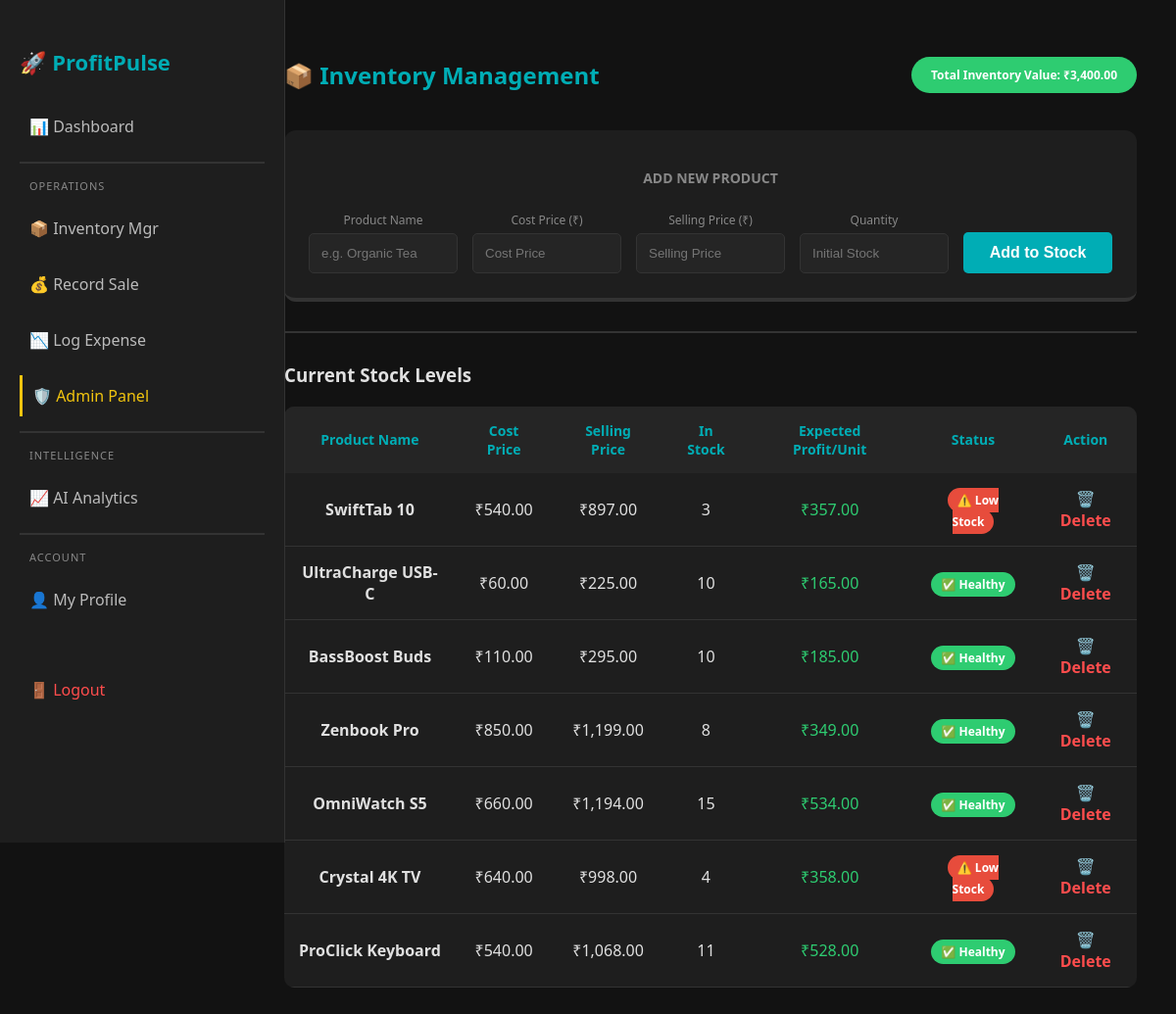
Page /inventory (signed in) on the committed database.
### models.py (models this page shows)
class Product(db.Model):
    id = db.Column(db.Integer, primary_key=True)
    business_id = db.Column(db.Integer, db.ForeignKey('business.id'), nullable=False)
    name = db.Column(db.String(200), nullable=False)
    cost_price = db.Column(db.Float, nullable=False)
    sale_price = db.Column(db.Float, nullable=False)
    stock = db.Column(db.Integer, default=0)

### app.py (the view, shortened to what this page needs)
@app.route('/inventory', methods=['GET', 'POST'])
@jwt_required()
def inventory():
    user_id = int(get_jwt_identity())
    biz_id = get_active_biz_id()
    active_biz = Business.query.get(biz_id)
    current_user = User.query.get(user_id)
    products = Product.query.filter_by(business_id=biz_id).all()
    return render_template('inventory.html',
                           products=products,
                           active_biz=active_biz,
                           user_role=current_user.role)

### app.py (called while the page is built)
def get_active_biz_id():
    biz_id = session.get('active_business_id')
    if not biz_id:
        user_id = get_jwt_identity()
        first_biz = Business.query.filter_by(user_id=user_id).first()
        if first_biz:
            session['active_business_id'] = first_biz.id
            return first_biz.id
    return biz_id

@app.context_processor
def inject_user_role():
    role = None
    try:
        claims = get_jwt()
        role = claims.get('role')
    except Exception:
        role = None
    return dict(user_role=role)

### templates/inventory.html
{% extends "base.html" %}
{% block content %}
<div class="inventory-container">
    <div style="display: flex; justify-content: space-between; align-items: center; margin-bottom: 20px;">
        <h2 style="color: #00adb5;">📦 Inventory Management</h2>
        <div class="badge sale" style="padding: 10px 20px;">
            Total Inventory Value: ₹{{ "{:,.2f}".format(products|sum(attribute='cost_price')) }}
        </div>
    </div>
    <div class="form-section card">
        <h3>Add New Product</h3>
        <form method="POST" class="horizontal-form" style="display: grid; grid-template-columns: repeat(auto-fit, minmax(150px, 1fr)); gap: 15px;">
            <div class="input-group">
                <label style="font-size: 12px; color: #888;">Product Name</label>
                <input type="text" name="name" placeholder="e.g. Organic Tea" required>
            </div>
            <div class="input-group">
                <label style="font-size: 12px; color: #888;">Cost Price (₹)</label>
                <input type="number" step="0.01" name="cost_price" placeholder="Cost Price" required>
            </div>
            <div class="input-group">
                <label style="font-size: 12px; color: #888;">Selling Price (₹)</label>
                <input type="number" step="0.01" name="sale_price" placeholder="Selling Price" required>
            </div>
            <div class="input-group">
                <label style="font-size: 12px; color: #888;">Quantity</label>
                <input type="number" name="stock" placeholder="Initial Stock" required>
            </div>
            <button type="submit" class="btn-add" style="height: fit-content; align-self: end;">Add to Stock</button>
        </form>
    </div>
    <hr style="border: 0.5px solid #333; margin: 30px 0;">
    <div class="table-section">
        <h3>Current Stock Levels</h3>
        <table class="data-table">
            <thead>
                <tr>
                    <th>Product Name</th>
                    <th>Cost Price</th>
                    <th>Selling Price</th>
                    <th>In Stock</th>
                    <th>Expected Profit/Unit</th>
                    <th>Status</th>
                    <th>Action</th>
                </tr>
            </thead>
            <tbody>
                {% for product in products %}
                <tr>
                    <td style="font-weight: bold;">{{ product.name }}</td>
                    <td>₹{{ "{:,.2f}".format(product.cost_price) }}</td>
                    <td>₹{{ "{:,.2f}".format(product.sale_price) }}</td>
                    <td style="font-size: 16px;">{{ product.stock }}</td>
                    <td style="color: #2ecc71;">₹{{ "{:,.2f}".format(product.sale_price - product.cost_price) }}</td>
                    <td>
                        {% if product.stock <= 5 %}
                            <span class="badge badge-danger">⚠️ Low Stock</span>
                        {% elif product.stock == 0 %}
                            <span class="badge badge-danger" style="background: #000;">🚫 Out of Stock</span>
                        {% else %}
                            <span class="badge badge-success">✅ Healthy</span>
                        {% endif %}
                    </td>
                    <td>
                        <a href="{{ url_for('delete_product', id=product.id) }}"
                            style="color: #ff4d4d; text-decoration: none; font-weight: bold;"
                             onclick="return confirm('Are you sure you want to delete this product?')">
                           🗑️ Delete
                        </a>
                    </td>
                </tr>
                {% else %}
                <tr>
                    <td colspan="6" style="text-align: center; padding: 40px; color: #888;">
                        No products found for this business profile. Add your first product above!
                    </td>
                </tr>
                {% endfor %}
            </tbody>
        </table>
    </div>
</div>
{% endblock %}

### static/style.css (style rules this page uses)
body { margin: 0; font-family: 'Segoe UI', Arial, sans-serif; background-color: #121212; color: #e0e0e0; }
.card { background: #1e1e1e; padding: 25px; border-radius: 12px; text-align: center; border-bottom: 4px solid #333; }
.card h3 { font-size: 14px; color: #888; text-transform: uppercase; margin-bottom: 10px; }
label { display: block; margin-top: 15px; color: #888; font-size: 14px; }
input, select { width: 100%; padding: 12px; margin-top: 5px; background: #252525; border: 1px solid #333; border-radius: 5px; color: white; box-sizing: border-box; }
button { width: 100%; padding: 12px; margin-top: 25px; background: #00adb5; color: white; border: none; border-radius: 5px; cursor: pointer; font-weight: bold; font-size: 16px; }
.data-table { width: 100%; border-collapse: collapse; background: #1e1e1e; border-radius: 10px; overflow: hidden; margin-top: 20px; }
.data-table th { background: #252525; color: #00adb5; padding: 15px; font-size: 14px; }
.data-table td { padding: 15px; border-bottom: 1px solid #333; text-align: center; }
.badge { padding: 4px 10px; border-radius: 20px; font-size: 12px; font-weight: bold; }
.badge-success, .sale { background: #2ecc71; color: #fff; }
.badge-danger, .expense { background: #e74c3c; color: #fff; }

### rows in the picture
Product: name "SwiftTab 10", cost_price "540.00", sale_price "897.00", stock "3", product.sale_price-product.cost_price "357.00", shows "⚠️ Low Stock"
Product: name "UltraCharge USB-C", cost_price "60.00", sale_price "225.00", stock "10", product.sale_price-product.cost_price "165.00", shows "✅ Healthy"
Product: name "BassBoost Buds", cost_price "110.00", sale_price "295.00", stock "10", product.sale_price-product.cost_price "185.00", shows "✅ Healthy"
Product: name "Zenbook Pro", cost_price "850.00", sale_price "1,199.00", stock "8", product.sale_price-product.cost_price "349.00", shows "✅ Healthy"
Product: name "OmniWatch S5", cost_price "660.00", sale_price "1,194.00", stock "15", product.sale_price-product.cost_price "534.00", shows "✅ Healthy"
Product: name "Crystal 4K TV", cost_price "640.00", sale_price "998.00", stock "4", product.sale_price-product.cost_price "358.00", shows "⚠️ Low Stock"
Product: name "ProClick Keyboard", cost_price "540.00", sale_price "1,068.00", stock "11", product.sale_price-product.cost_price "528.00", shows "✅ Healthy"

### other values in the picture
{{ "{:,.2f}".format(products|sum(attribute='cost_price')) }} "3,400.00"
